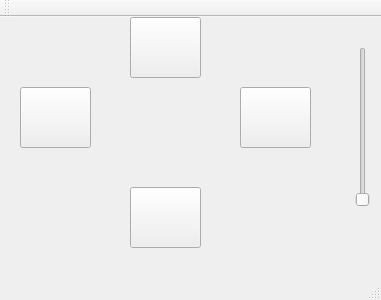
<?xml version="1.0" encoding="UTF-8"?>
<ui version="4.0">
 <class>MainWindow</class>
 <widget class="QMainWindow" name="MainWindow">
  <property name="geometry">
   <rect>
    <x>0</x>
    <y>0</y>
    <width>381</width>
    <height>300</height>
   </rect>
  </property>
  <property name="windowTitle">
   <string>MainWindow</string>
  </property>
  <widget class="QWidget" name="centralWidget">
   <widget class="QPushButton" name="UP_B">
    <property name="geometry">
     <rect>
      <x>130</x>
      <y>0</y>
      <width>71</width>
      <height>61</height>
     </rect>
    </property>
    <property name="autoFillBackground">
     <bool>false</bool>
    </property>
    <property name="text">
     <string/>
    </property>
    <property name="checkable">
     <bool>true</bool>
    </property>
   </widget>
   <widget class="QPushButton" name="RIGHT_B">
    <property name="geometry">
     <rect>
      <x>240</x>
      <y>70</y>
      <width>71</width>
      <height>61</height>
     </rect>
    </property>
    <property name="text">
     <string/>
    </property>
    <property name="checkable">
     <bool>true</bool>
    </property>
    <property name="autoDefault">
     <bool>false</bool>
    </property>
    <property name="default">
     <bool>false</bool>
    </property>
   </widget>
   <widget class="QPushButton" name="DOWN_B">
    <property name="geometry">
     <rect>
      <x>130</x>
      <y>170</y>
      <width>71</width>
      <height>61</height>
     </rect>
    </property>
    <property name="text">
     <string/>
    </property>
    <property name="checkable">
     <bool>true</bool>
    </property>
   </widget>
   <widget class="QPushButton" name="LEFT_B">
    <property name="geometry">
     <rect>
      <x>20</x>
      <y>70</y>
      <width>71</width>
      <height>61</height>
     </rect>
    </property>
    <property name="text">
     <string/>
    </property>
    <property name="checkable">
     <bool>true</bool>
    </property>
   </widget>
   <widget class="QSlider" name="SpeedSlider">
    <property name="geometry">
     <rect>
      <x>350</x>
      <y>30</y>
      <width>26</width>
      <height>160</height>
     </rect>
    </property>
    <property name="focusPolicy">
     <enum>Qt::StrongFocus</enum>
    </property>
    <property name="maximum">
     <number>3</number>
    </property>
    <property name="singleStep">
     <number>1</number>
    </property>
    <property name="pageStep">
     <number>1</number>
    </property>
    <property name="sliderPosition">
     <number>0</number>
    </property>
    <property name="tracking">
     <bool>true</bool>
    </property>
    <property name="orientation">
     <enum>Qt::Vertical</enum>
    </property>
    <property name="tickPosition">
     <enum>QSlider::NoTicks</enum>
    </property>
    <property name="tickInterval">
     <number>0</number>
    </property>
   </widget>
  </widget>
  <widget class="QMenuBar" name="menuBar">
   <property name="geometry">
    <rect>
     <x>0</x>
     <y>0</y>
     <width>381</width>
     <height>29</height>
    </rect>
   </property>
  </widget>
  <widget class="QToolBar" name="mainToolBar">
   <attribute name="toolBarArea">
    <enum>TopToolBarArea</enum>
   </attribute>
   <attribute name="toolBarBreak">
    <bool>false</bool>
   </attribute>
  </widget>
  <widget class="QStatusBar" name="statusBar"/>
 </widget>
 <layoutdefault spacing="6" margin="11"/>
 <resources/>
 <connections/>
</ui>
